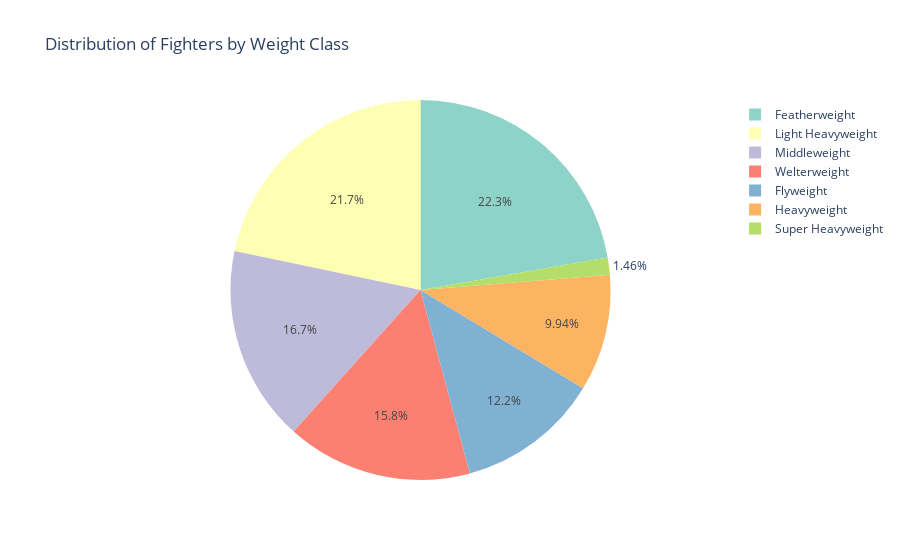

The notebook cell saved with this chart:
### Code cell
# Query 2: Distribution of Fighters by Weight Class (Plotly)
query2 = """
SELECT COALESCE(weight_class, 'Unknown') AS weight_class,
       COUNT(*) AS n_fighters
FROM fighters
GROUP BY COALESCE(weight_class, 'Unknown')
ORDER BY n_fighters DESC;
"""
df2 = pd.read_sql(query2, conn)

fig2 = px.pie(
    df2, names = 'weight_class', values = 'n_fighters',
    title = 'Distribution of Fighters by Weight Class',
    color_discrete_sequence = px.colors.qualitative.Set3
)

### Figure 1 — Plotly figure (JSON) as saved in the notebook; plotly's stock layout.template omitted (floating-point values rounded to 4 significant figures)
{"data": [{"domain": {"x": [0, 1], "y": [0, 1]}, "hovertemplate": "weight_class=%{label}<br>n_fighters=%{value}<extra></extra>", "labels": ["Featherweight", "Light Heavyweight", "Middleweight", "Welterweight", "Flyweight", "Heavyweight", "Super Heavyweight"], "legendgroup": "", "name": "", "showlegend": true, "type": "pie", "values": [580, 566, 434, 412, 317, 259, 38]}], "layout": {"legend": {"tracegroupgap": 0}, "piecolorway": ["rgb(141,211,199)", "rgb(255,255,179)", "rgb(190,186,218)", "rgb(251,128,114)", "rgb(128,177,211)", "rgb(253,180,98)", "rgb(179,222,105)", "rgb(252,205,229)", "rgb(217,217,217)", "rgb(188,128,189)", "rgb(204,235,197)", "rgb(255,237,111)"], "title": {"text": "Distribution of Fighters by Weight Class"}}}
